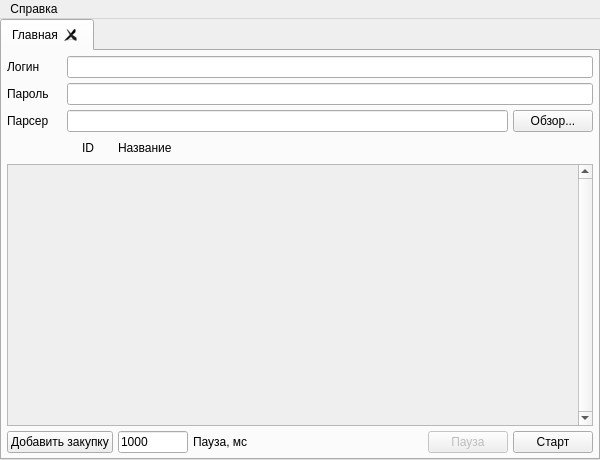
<?xml version="1.0" encoding="UTF-8"?>
<ui version="4.0">
 <class>MainWindow</class>
 <widget class="QMainWindow" name="MainWindow">
  <property name="geometry">
   <rect>
    <x>0</x>
    <y>0</y>
    <width>600</width>
    <height>460</height>
   </rect>
  </property>
  <property name="sizePolicy">
   <sizepolicy hsizetype="Preferred" vsizetype="Preferred">
    <horstretch>0</horstretch>
    <verstretch>0</verstretch>
   </sizepolicy>
  </property>
  <property name="windowTitle">
   <string>CatalogRobot</string>
  </property>
  <widget class="QWidget" name="centralwidget">
   <layout class="QVBoxLayout" name="verticalLayout_2">
    <property name="spacing">
     <number>0</number>
    </property>
    <property name="leftMargin">
     <number>0</number>
    </property>
    <property name="topMargin">
     <number>0</number>
    </property>
    <property name="rightMargin">
     <number>0</number>
    </property>
    <property name="bottomMargin">
     <number>0</number>
    </property>
    <item>
     <widget class="QTabWidget" name="tabWidget">
      <property name="currentIndex">
       <number>0</number>
      </property>
      <property name="tabsClosable">
       <bool>true</bool>
      </property>
      <widget class="QWidget" name="main">
       <attribute name="title">
        <string>Главная</string>
       </attribute>
       <layout class="QGridLayout" name="gridLayout">
        <property name="leftMargin">
         <number>5</number>
        </property>
        <property name="topMargin">
         <number>5</number>
        </property>
        <property name="rightMargin">
         <number>5</number>
        </property>
        <property name="bottomMargin">
         <number>5</number>
        </property>
        <property name="spacing">
         <number>5</number>
        </property>
        <item row="6" column="15">
         <widget class="QPushButton" name="start_button">
          <property name="text">
           <string>Старт</string>
          </property>
         </widget>
        </item>
        <item row="3" column="0">
         <widget class="QLabel" name="download_icon">
          <property name="minimumSize">
           <size>
            <width>22</width>
            <height>22</height>
           </size>
          </property>
          <property name="maximumSize">
           <size>
            <width>22</width>
            <height>22</height>
           </size>
          </property>
          <property name="text">
           <string/>
          </property>
          <property name="pixmap">
           <pixmap resource="res.qrc">:/res/download.png</pixmap>
          </property>
          <property name="scaledContents">
           <bool>true</bool>
          </property>
         </widget>
        </item>
        <item row="4" column="0" rowspan="2" colspan="16">
         <widget class="QScrollArea" name="scrollArea">
          <property name="sizePolicy">
           <sizepolicy hsizetype="Expanding" vsizetype="Expanding">
            <horstretch>0</horstretch>
            <verstretch>0</verstretch>
           </sizepolicy>
          </property>
          <property name="verticalScrollBarPolicy">
           <enum>Qt::ScrollBarAlwaysOn</enum>
          </property>
          <property name="widgetResizable">
           <bool>true</bool>
          </property>
          <property name="alignment">
           <set>Qt::AlignLeading|Qt::AlignLeft|Qt::AlignTop</set>
          </property>
          <widget class="QWidget" name="scrollAreaWidgetContents">
           <property name="geometry">
            <rect>
             <x>0</x>
             <y>0</y>
             <width>570</width>
             <height>259</height>
            </rect>
           </property>
           <layout class="QVBoxLayout" name="scrollArea_layout">
            <property name="spacing">
             <number>0</number>
            </property>
            <property name="leftMargin">
             <number>0</number>
            </property>
            <property name="topMargin">
             <number>0</number>
            </property>
            <property name="rightMargin">
             <number>0</number>
            </property>
            <property name="bottomMargin">
             <number>0</number>
            </property>
           </layout>
          </widget>
         </widget>
        </item>
        <item row="6" column="14">
         <widget class="QPushButton" name="pause_button">
          <property name="enabled">
           <bool>false</bool>
          </property>
          <property name="text">
           <string>Пауза</string>
          </property>
         </widget>
        </item>
        <item row="2" column="15">
         <widget class="QPushButton" name="parser_search_button">
          <property name="text">
           <string>Обзор...</string>
          </property>
         </widget>
        </item>
        <item row="3" column="2">
         <widget class="QLabel" name="ID">
          <property name="minimumSize">
           <size>
            <width>42</width>
            <height>0</height>
           </size>
          </property>
          <property name="maximumSize">
           <size>
            <width>42</width>
            <height>16777215</height>
           </size>
          </property>
          <property name="text">
           <string>ID</string>
          </property>
          <property name="alignment">
           <set>Qt::AlignCenter</set>
          </property>
         </widget>
        </item>
        <item row="3" column="1">
         <widget class="QLabel" name="upload_icon">
          <property name="minimumSize">
           <size>
            <width>22</width>
            <height>22</height>
           </size>
          </property>
          <property name="maximumSize">
           <size>
            <width>22</width>
            <height>22</height>
           </size>
          </property>
          <property name="text">
           <string/>
          </property>
          <property name="pixmap">
           <pixmap resource="res.qrc">:/res/upload.png</pixmap>
          </property>
          <property name="scaledContents">
           <bool>true</bool>
          </property>
         </widget>
        </item>
        <item row="2" column="0" colspan="2">
         <widget class="QLabel" name="parser_label">
          <property name="text">
           <string>Парсер</string>
          </property>
         </widget>
        </item>
        <item row="1" column="0" colspan="2">
         <widget class="QLabel" name="password_label">
          <property name="text">
           <string>Пароль</string>
          </property>
         </widget>
        </item>
        <item row="0" column="0" colspan="2">
         <widget class="QLabel" name="login_label">
          <property name="text">
           <string>Логин</string>
          </property>
         </widget>
        </item>
        <item row="0" column="2" colspan="14">
         <widget class="QLineEdit" name="login_lineEdit"/>
        </item>
        <item row="1" column="2" colspan="14">
         <widget class="QLineEdit" name="password_lineEdit">
          <property name="echoMode">
           <enum>QLineEdit::Password</enum>
          </property>
         </widget>
        </item>
        <item row="2" column="2" colspan="13">
         <widget class="QLineEdit" name="parser_lineEdit"/>
        </item>
        <item row="3" column="3" colspan="12">
         <widget class="QLabel" name="name">
          <property name="minimumSize">
           <size>
            <width>191</width>
            <height>0</height>
           </size>
          </property>
          <property name="text">
           <string>Название</string>
          </property>
          <property name="alignment">
           <set>Qt::AlignLeading|Qt::AlignLeft|Qt::AlignVCenter</set>
          </property>
         </widget>
        </item>
        <item row="6" column="0" colspan="3">
         <widget class="QPushButton" name="add_button">
          <property name="text">
           <string>Добавить закупку</string>
          </property>
         </widget>
        </item>
        <item row="6" column="3">
         <widget class="QLineEdit" name="pause_lineEdit">
          <property name="maximumSize">
           <size>
            <width>70</width>
            <height>16777215</height>
           </size>
          </property>
          <property name="inputMask">
           <string>0000000000</string>
          </property>
          <property name="text">
           <string>1000</string>
          </property>
         </widget>
        </item>
        <item row="6" column="4" colspan="3">
         <widget class="QLabel" name="pause_label">
          <property name="text">
           <string>Пауза, мс</string>
          </property>
         </widget>
        </item>
       </layout>
      </widget>
     </widget>
    </item>
   </layout>
  </widget>
  <widget class="QMenuBar" name="menubar">
   <property name="geometry">
    <rect>
     <x>0</x>
     <y>0</y>
     <width>600</width>
     <height>20</height>
    </rect>
   </property>
   <widget class="QMenu" name="menu_2">
    <property name="title">
     <string>Справка</string>
    </property>
    <addaction name="action"/>
    <addaction name="separator"/>
    <addaction name="action_3"/>
   </widget>
   <addaction name="menu_2"/>
  </widget>
  <action name="action">
   <property name="text">
    <string>Посмотреть справку</string>
   </property>
  </action>
  <action name="action_3">
   <property name="text">
    <string>О программе</string>
   </property>
  </action>
  <action name="action_4">
   <property name="text">
    <string>Открыть файл настроек</string>
   </property>
  </action>
  <action name="action_5">
   <property name="text">
    <string>Выход</string>
   </property>
  </action>
 </widget>
 <tabstops>
  <tabstop>tabWidget</tabstop>
  <tabstop>login_lineEdit</tabstop>
  <tabstop>password_lineEdit</tabstop>
  <tabstop>parser_lineEdit</tabstop>
  <tabstop>parser_search_button</tabstop>
  <tabstop>scrollArea</tabstop>
  <tabstop>add_button</tabstop>
  <tabstop>pause_button</tabstop>
  <tabstop>start_button</tabstop>
 </tabstops>
 <resources>
  <include location="res.qrc"/>
 </resources>
 <connections/>
</ui>
